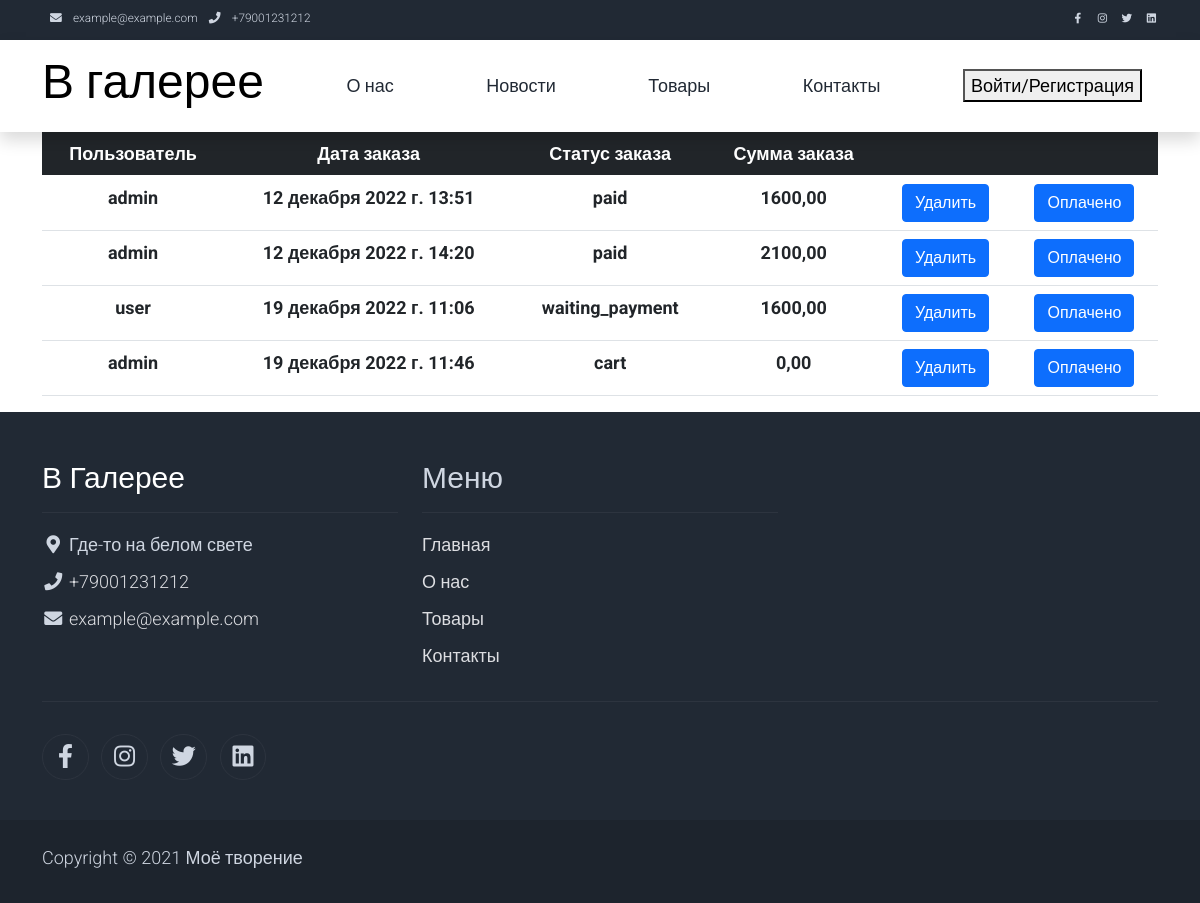
The page /manage_orders on the database its author committed.
### main/models.py (models this page shows, shortened)
class Order(models.Model):
    STATUS_CART = 'cart'
    STATUS_WAITING_PAYMENT = 'waiting_payment'
    STATUS_PAID = 'paid'
    STATUS = [
        (STATUS_CART, 'Корзина'),
        (STATUS_WAITING_PAYMENT, 'Ожидает оплаты'),
        (STATUS_PAID, 'Оплачено')
    ]
    user = models.ForeignKey(User, on_delete=models.CASCADE)
    status = models.CharField(max_length=32, choices=STATUS, default=STATUS_CART)
    amount = models.DecimalField(max_digits=20, decimal_places=2, blank=True, null=True)
    creation_time = models.DateTimeField(auto_now_add=True)
    payment = models.ForeignKey(Payment, on_delete=models.PROTECT, blank=True, null=True)
    comment = models.TextField(blank=True, null=True)

### main/views.py (the view)
# urls.py: path('manage_orders', views.manage_orders, name='manage_orders'),
def manage_orders(request):
    context = {
        'orders': Order.objects.all(),
    }
    return render(request, 'manage_orders.html', context)

### templates/manage_orders.html (shortened to what this page needs)
{% extends 'base.html' %}
{% block container %}
    <div class="container text-center">
        <table class="table">
            <thead class="table-dark">
            <tr>
                <th scope="col">Пользователь</th>
                <th scope="col">Дата заказа</th>
                <th scope="col">Статус заказа</th>
                <th scope="col">Сумма заказа</th>
                <th scope="col"></th>
                <th scope="col"></th>
            </tr>
            </thead>
            <tbody>
            {% for item in orders %}
                <tr>
                    <th scope="col">{{ item.user }}</th>
                    <th scope="col">{{ item.creation_time }}</th>
                    <th scope="col">{{ item.status }}</th>
                    <th scope="col">{{ item.amount }}</th>
                    <th scope="col">
                        <form method="POST" action="{% url 'delete_cart_manager' item.pk %}">
                            <button type="submit" class="btn btn-primary">Удалить</button>
                        </form>
                    </th>
                    <th scope="col">
                        <form method="POST" action="{% url 'status_paid' item.pk %}">
                            <button type="submit" class="btn btn-primary">Оплачено</button>
                        </form>
                    </th>
                </tr>
            {% endfor %}
            </tbody>
        </table>
    </div>
{% endblock container %}

### static/assets/css/templatemo.css (style rules this page uses)
body, ul, li, p, a, label, input, div { font-family: 'Roboto', sans-serif; font-size: 18px !important; font-weight: 300 !important; }

### rows shown on the page
Order: user "admin", creation_time "12 декабря 2022 г. 13:51", status "paid", amount "1600,00"
Order: user "admin", creation_time "12 декабря 2022 г. 14:20", status "paid", amount "2100,00"
Order: user "user", creation_time "19 декабря 2022 г. 11:06", status "waiting_payment", amount "1600,00"
Order: user "admin", creation_time "19 декабря 2022 г. 11:46", status "cart", amount "0,00"
